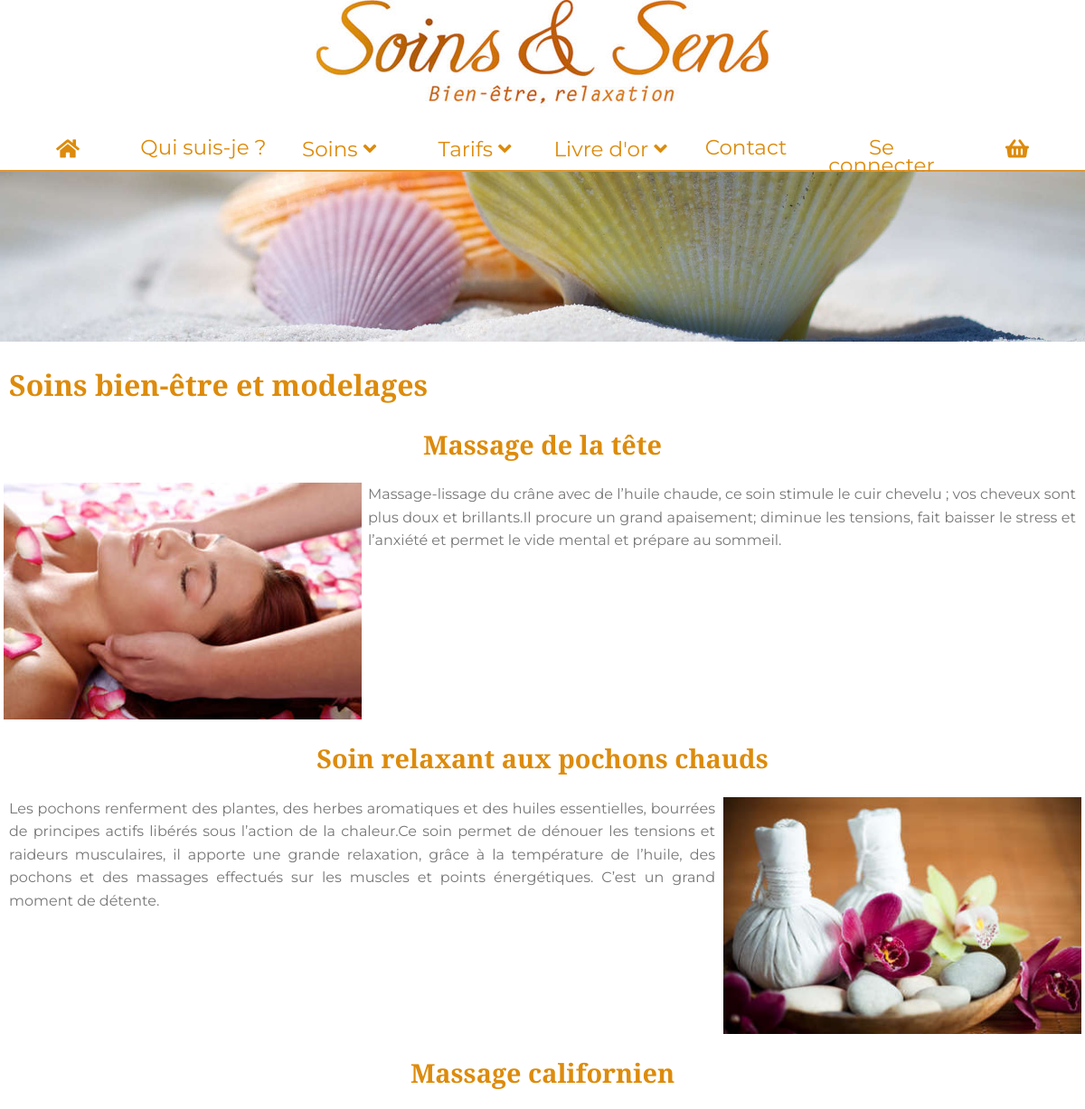
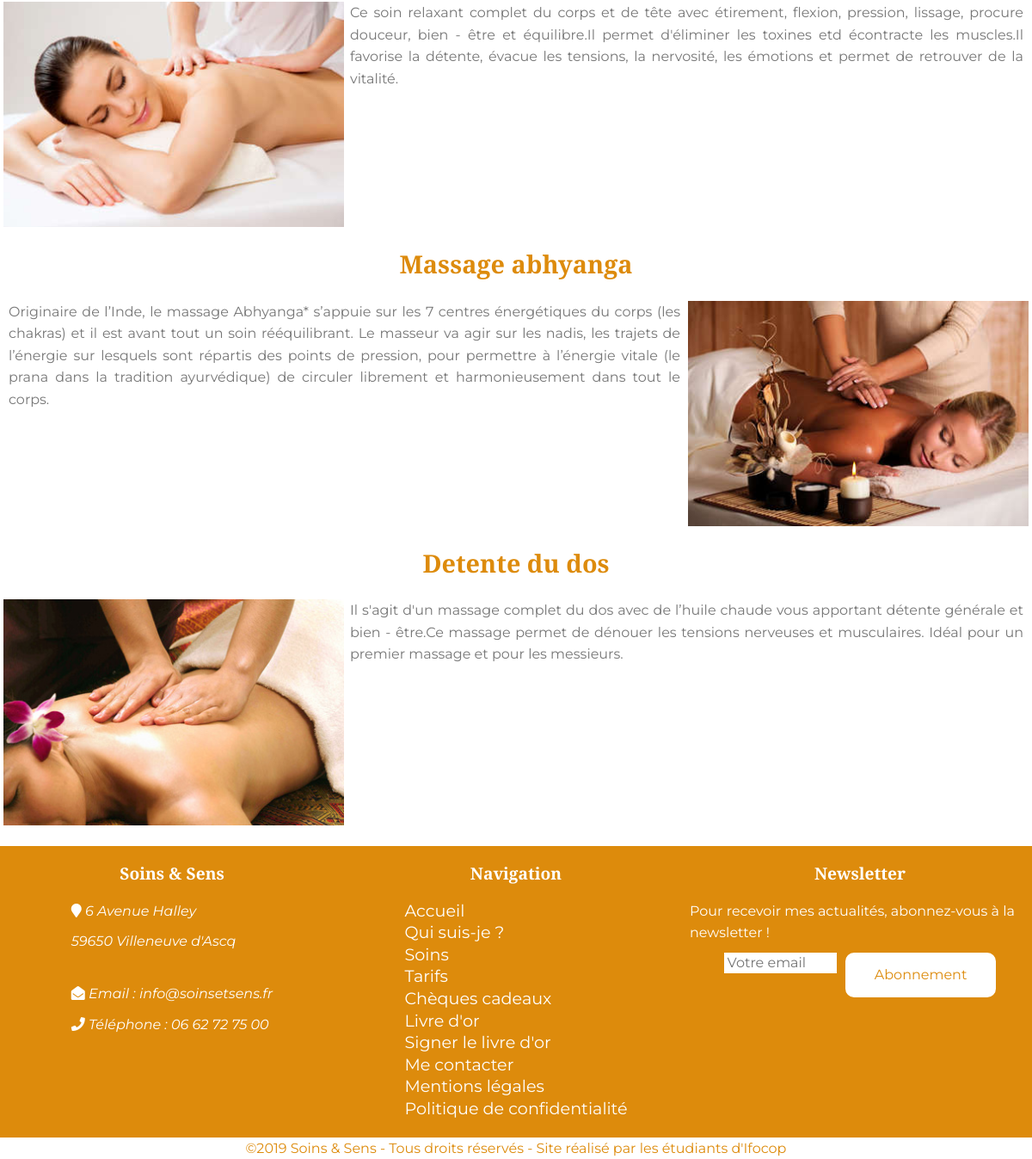
Screenshot of /soins.php?id=1 with the database file from the repository (2 pictures, top to bottom).
### tables this page shows
CREATE TABLE `Soins` (
  `ID` int(10) UNSIGNED NOT NULL,
  `Nom` varchar(200) NOT NULL,
  `Description` text NOT NULL,
  `Photo` varchar(255) NOT NULL,
  `Prix` decimal(10,0) NOT NULL,
  `id_cat` int(11) NOT NULL,
  `Durée` int(11) NOT NULL,
  `Publié` tinyint(1) NOT NULL,
  `Nouveau` tinyint(1) NOT NULL,
  `Promu` tinyint(1) NOT NULL,
  `photo_mobile` varchar(250) DEFAULT NULL,
  `photo_tablette` varchar(250) DEFAULT NULL
);

### soins.php (called while the page is built, shortened)
<?php
include "bdd.php";
$id = $_GET['id'];
$query= $bdd -> prepare("SELECT s.Nom, s.Description, s.Photo FROM Soins AS s LEFT JOIN Categories AS c ON c.ID = s.id_cat WHERE c.ID=?");
$query ->execute(array($id));
$types_soins = $query ->fetchAll();
include 'templates/soins.phtml';

### templates/soins.phtml (the view, shortened to what this page needs)
<?php include 'header.php';?>
<main>
  <section>
   <h1>Soins bien-être et modelages</h1>
   <article>
    <?php foreach($types_soins as $key => $soins) :?>
        <h2><?= $soins['Nom'] ?></h2>
        <div class=<?php if($key%2 == 0): echo "gauche";else: echo"droite"; endif;?>>
            <picture class='soins_promus'>
               <source media="(max-width: 767px)" srcset="img/soins/<?= $soins['photo_mobile']?>">
                   <source media="(max-width: 1023px)" srcset="img/soins/<?= $soins['photo_tablette']?>">
                      <img src="img/soins/<?= $soins['Photo']?>" alt='massage-tete'>
                  </picture>
                  <p><?= $soins['Description']?></p>
              </div>
          <?php endforeach; ?>
      </article>
  </section>
</main>
<?php include 'footer.php'; ?>

### style.css (style rules this page uses)
picture { max-width:100%; }
body { font-family: 'Montserrat', sans-serif; color: #777; background-color: #FFF; font-size: 1em; line-height: 1.6em; margin:0; }
body img { max-width: 100%; }
h1, h2, h3 { font-family: 'Bree Serif', serif; color: #DD8B0C; font-weight: bold; }
h1 { font-size: 2.8em; line-height: 1.4em; font-weight: bold; }
h2 { font-size: 1.8em; line-height: 1.3em; font-weight: bold; }
picture img { width:100%; max-width: 100%; }
.soins_promus img { width:33%; }
main { min-height: 420px; }
main section { max-width: 1200px; margin-bottom:40px; margin: 0 auto; }
main p, h1,h2,h3 { padding-left: 10px; padding-right: 10px; }
@media screen and (min-width:768px) { h2 { text-align: center; } }
@media screen and (min-width:768px) { .gauche img { float: left; margin-left: 4px; margin-right: 7px; } }
@media screen and (min-width:768px) { .droite img { float: right; margin-right: 4px; margin-left: 9px; } }
@media screen and (min-width:768px) { .gauche p { text-align: justify; } }
@media screen and (min-width:768px) { .droite p { text-align: justify; } }
@media (min-width: 1024px) { .gauche p { text-align: justify; } }
@media (min-width: 1024px) { .droite p { text-align: justify; } }

### rows the page displays
soins: Nom "Massage de la tête", Photo (picture), Description "Massage-lissage du crâne avec de l’huile chaude, ce soin stimule le cuir chevelu ; vos cheveux sont plus doux et brillants.Il procure un grand apaisement; diminue les tensions, fait baisser le stress et l’anxiété et permet le vide mental et prépare au sommeil."
soins: Nom "Soin relaxant aux pochons chauds", Photo (picture), Description "Les pochons renferment des plantes, des herbes aromatiques et des huiles essentielles, bourrées de principes actifs libérés sous l’action de la chaleur.Ce soin permet de dénouer les tensions et raideurs musculaires, il apporte une grande relaxation, grâce à la température de l’huile, des pochons et des massages effectués sur les muscles et points énergétiques. C’est un grand moment de détente."
soins: Nom "Massage californien", Photo (picture), Description "Ce soin relaxant complet du corps et de tête avec étirement, flexion, pression, lissage, procure douceur, bien - être et équilibre.Il permet d'éliminer les toxines etd écontracte les muscles.Il favorise la détente, évacue les tensions, la nervosité, les émotions et permet de retrouver de la vitalité."
soins: Nom "Massage abhyanga", Photo (picture), Description "Originaire de l’Inde, le massage Abhyanga* s’appuie sur les 7 centres énergétiques du corps (les chakras) et il est avant tout un soin rééquilibrant. Le masseur va agir sur les nadis, les trajets de l’énergie sur lesquels sont répartis des points de pression, pour permettre à l’énergie vitale (le prana dans la tradition ayurvédique) de circuler librement et harmonieusement dans tout le corps."
soins: Nom "Detente du dos", Photo (picture), Description "Il s'agit d'un massage complet du dos avec de l’huile chaude vous apportant détente générale et bien - être.Ce massage permet de dénouer les tensions nerveuses et musculaires. Idéal pour un premier massage et pour les messieurs."
